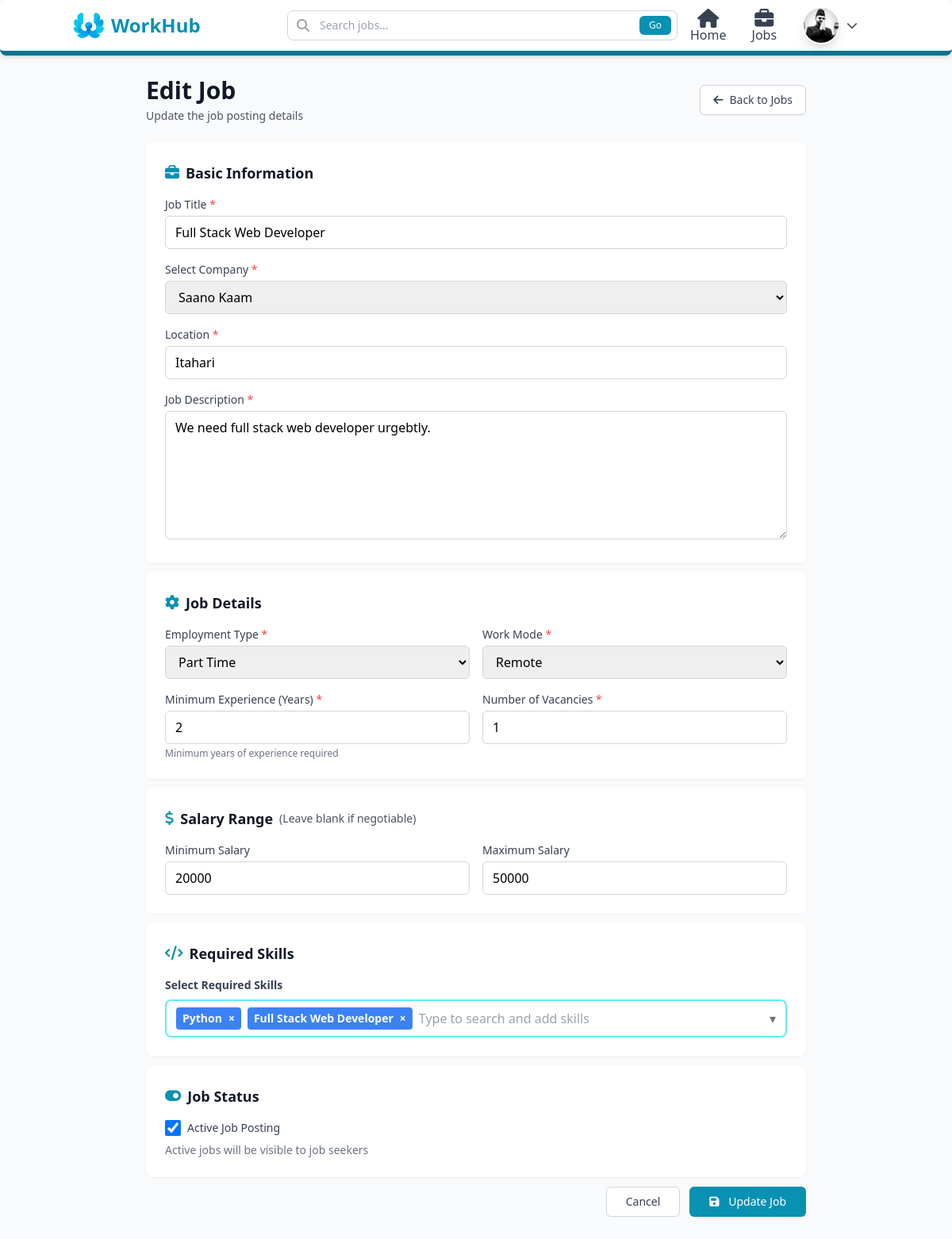
Screenshot of /jobs/1/edit/ (signed in) with the database file from the repository.
### users/models.py (models this page shows, shortened)
class Profile(models.Model):
    def generateImagePath(instance, filename):
        return f"users/{instance.user.username}/{filename}"
    class RoleOptions(models.TextChoices):
        Admin = "Admin", "Admin"
        JobSeeker = "Job Seeker", "Job Seeker"
        Recruiter = "Recruiter", "Recruiter"
    class GenderOptions(models.TextChoices):
        Male = "Male", "Male"
        Female = "Female", "Female"
        Others = "Others", "Others"
    class JobTypeOptions(models.TextChoices):
        FullTime = "Full Time", "Full Time"
        PartTime = "Part Time", "Part Time"
        Contract = "Contract", "Contract"
        Intern = "Internship", "Internship"
    class WorkModeOptions(models.TextChoices):
        OnSite = "On-site", "On-site"
        Remote = "Remote", "Remote"
        Hybrid = "Hybrid", "Hybrid"
    user = models.OneToOneField(User, on_delete=models.CASCADE)
    position = models.CharField(max_length=100, blank=True)
    summary = models.TextField(blank=True)
    address = models.CharField(max_length=50)
    phone = models.CharField( max_length=10)
    nationality = models.CharField( max_length=15, default="Nepal")
    gender = models.CharField( choices=GenderOptions, default=GenderOptions.Male, max_length=6 )
    profile_image = models.ImageField( blank=True, null=True, upload_to=generateImagePath, default="users/default_user.png" )
    dob = models.DateField(blank=True, null=True)
    role = models.CharField(max_length=10, choices=RoleOptions, default=RoleOptions.JobSeeker)
    skills = models.ManyToManyField(Skill, blank=True, related_name="profiles")
    preferred_location = models.CharField(max_length=100, blank=True)
    preferred_job_type = models.CharField(max_length=50, choices=JobTypeOptions, blank=True)
    preferred_work_mode = models.CharField(max_length=20, choices=WorkModeOptions, blank=True)
    created_at = models.DateTimeField(auto_now_add=True)
    def completion_percentage(self):
        checks = [
            bool(self.position),
            bool(self.summary),
            bool(self.address),
            bool(self.phone),
            bool(self.dob),
            bool(self.profile_image),
            self.skills.exists(),
            self.educations.exists(),
            self.experiences.exists(),
            self.projects.exists(),
            bool(self.preferred_location),
            bool(self.preferred_job_type),
            bool(self.preferred_work_mode),
        ]
        completed = sum(checks)
        total = len(checks)
        return int((completed / total) * 100)

### jobs/models.py (models this page shows, shortened)
class Job(models.Model):
    class EMPLOYMENT_TYPE_CHOICES (models.TextChoices):
        FullTime = "Full Time", "Full Time"
        PartTime = "Part Time", "Part Time"
        Contract = "Contract", "Contract"
        Intern = "Internship", "Internship"
    class WORK_MODE_CHOICES (models.TextChoices):
        OnSite = "On-site", "On-site"
        Remote = "Remote", "Remote"
        Hybrid = "Hybrid", "Hybrid"
    title = models.CharField(max_length=150)
    description = models.TextField()
    company = models.ForeignKey(Company, on_delete=models.CASCADE, related_name="jobs")
    location = models.CharField(max_length=150)
    recruiter = models.ForeignKey(User, on_delete=models.CASCADE, related_name="jobs_recruited")
    employment_type = models.CharField(max_length=20, choices=EMPLOYMENT_TYPE_CHOICES, default=EMPLOYMENT_TYPE_CHOICES.FullTime )
    work_mode = models.CharField( max_length=20, choices=WORK_MODE_CHOICES , default=WORK_MODE_CHOICES.OnSite )
    min_experience = models.PositiveIntegerField( help_text="Minimum experience required (in years)"  )
    vacancies = models.PositiveIntegerField( default=1 )
    salary_min = models.PositiveIntegerField( null=True, blank=True )
    salary_max = models.PositiveIntegerField( null=True, blank=True )
    skills = models.ManyToManyField( Skill,  related_name="jobs", blank=True )
    is_active = models.BooleanField(default=True)
    created_at = models.DateTimeField(auto_now_add=True)
    updated_at = models.DateTimeField(auto_now=True)

### jobs/views.py (the view)
# urls.py: path("<int:pk>/edit/", job_update, name="job_update"),
@login_required(login_url='/user/login')
def job_update(request, pk):
    job = get_object_or_404(Job, pk=pk, recruiter=request.user)
    if request.method == "POST":
        form = JobForm(request.POST, instance=job, user = request.user)
        skills_str = request.POST.get("skills", "")
        skills_ids = [int(x) for x in skills_str.split(",") if x.isdigit()]
        if form.is_valid():
            form.save()
            if skills_ids:
                job.skills.set(Skill.objects.filter(id__in=skills_ids))
            messages.success(request, "Job updated successfully.")
            return redirect("/jobs")
    else:
        form = JobForm(instance=job, user=request.user)
    skills_ids_str = ','.join(str(s.id) for s in job.skills.all())
    skills = Skill.objects.filter(is_active=True).values("id", "name")
    return render(request, "pages/jobs/edit_job.html", {"form": form, "job": job, "skills_ids_str": skills_ids_str, "skills": list(skills)})

### companies/models.py (called while the page is built)
    def __str__(self):
        return self.name

### templates/pages/jobs/edit_job.html (shortened to what this page needs)
{% extends 'layouts/main.html' %}
{% block content %}
<div class="min-h-screen bg-gray-50 py-8">
  <div class="max-w-4xl mx-auto px-4 sm:px-6 lg:px-8">
    <div class="mb-6">
      <div class="flex items-center justify-between">
        <div>
          <h1 class="text-3xl font-bold text-gray-900">Edit Job</h1>
          <p class="mt-1 text-sm text-gray-600">Update the job posting details</p>
        </div>
        <a href="/jobs" class="inline-flex items-center px-4 py-2 border border-gray-300 rounded-md shadow-sm text-sm font-medium text-gray-700 bg-white hover:bg-gray-50">
          <i class="fas fa-arrow-left mr-2"></i>
          Back to Jobs
        </a>
      </div>
    </div>
    <form method="POST" class="space-y-3">
      <div class="bg-white rounded-lg shadow-sm p-6">
        <h2 class="text-lg font-semibold text-gray-900 mb-4 flex items-center">
          <i class="fas fa-briefcase mr-2 text-cyan-600"></i>
          Basic Information
        </h2>
        <div class="space-y-4">
          <div>
            <label for="{{ form.title.id_for_label }}" class="block text-sm font-medium text-gray-700 mb-1">
              {{ form.title.label }}
              {% if form.title.field.required %}<span class="text-red-500">*</span>{% endif %}
            </label>
            {{ form.title }}
          </div>
          <div>
            <label for="{{ form.company.id_for_label }}" class="block text-sm font-medium text-gray-700 mb-1">
              {{ form.company.label }}
              {% if form.company.field.required %}<span class="text-red-500">*</span>{% endif %}
            </label>
            {{ form.company }}
          </div>
          <div>
            <label for="{{ form.location.id_for_label }}" class="block text-sm font-medium text-gray-700 mb-1">
              {{ form.location.label }}
              {% if form.location.field.required %}<span class="text-red-500">*</span>{% endif %}
            </label>
            {{ form.location }}
          </div>
          <div>
            <label for="{{ form.description.id_for_label }}" class="block text-sm font-medium text-gray-700 mb-1">
              {{ form.description.label }}
              {% if form.description.field.required %}<span class="text-red-500">*</span>{% endif %}
            </label>
            {{ form.description }}
          </div>
        </div>
      </div>
      <div class="bg-white rounded-lg shadow-sm p-6">
        <h2 class="text-lg font-semibold text-gray-900 mb-4 flex items-center">
          <i class="fas fa-cog mr-2 text-cyan-600"></i>
          Job Details
        </h2>
        <div class="grid grid-cols-1 md:grid-cols-2 gap-4">
          <div>
            <label for="{{ form.employment_type.id_for_label }}" class="block text-sm font-medium text-gray-700 mb-1">
              {{ form.employment_type.label }}
              {% if form.employment_type.field.required %}<span class="text-red-500">*</span>{% endif %}
            </label>
            {{ form.employment_type }}
          </div>
          <div>
            <label for="{{ form.work_mode.id_for_label }}" class="block text-sm font-medium text-gray-700 mb-1">
              {{ form.work_mode.label }}
              {% if form.work_mode.field.required %}<span class="text-red-500">*</span>{% endif %}
            </label>
            {{ form.work_mode }}
          </div>
          <div>
            <label for="{{ form.min_experience.id_for_label }}" class="block text-sm font-medium text-gray-700 mb-1">
              {{ form.min_experience.label }}
              {% if form.min_experience.field.required %}<span class="text-red-500">*</span>{% endif %}
            </label>
            {{ form.min_experience }}
            {% if form.min_experience.help_text %}
            <p class="mt-1 text-xs text-gray-500">{{ form.min_experience.help_text }}</p>
            {% endif %}
          </div>
          <div>
            <label for="{{ form.vacancies.id_for_label }}" class="block text-sm font-medium text-gray-700 mb-1">
              {{ form.vacancies.label }}
              {% if form.vacancies.field.required %}<span class="text-red-500">*</span>{% endif %}
            </label>
            {{ form.vacancies }}
          </div>
        </div>
      </div>
      <div class="bg-white rounded-lg shadow-sm p-6">
        <h2 class="text-lg font-semibold text-gray-900 mb-4 flex items-center">
          <i class="fas fa-dollar-sign mr-2 text-cyan-600"></i>
          Salary Range
          <span class="text-sm font-normal text-gray-600 ml-2">(Leave blank if negotiable)</span>
        </h2>
        <div class="grid grid-cols-1 md:grid-cols-2 gap-4">
          <div>
            <label for="{{ form.salary_min.id_for_label }}" class="block text-sm font-medium text-gray-700 mb-1">
              {{ form.salary_min.label }}
            </label>
            {{ form.salary_min }}
          </div>
          <div>
            <label for="{{ form.salary_max.id_for_label }}" class="block text-sm font-medium text-gray-700 mb-1">
              {{ form.salary_max.label }}
            </label>
            {{ form.salary_max }}
          </div>
        </div>
      </div>
      <div class="bg-white rounded-lg shadow-sm p-6">
        <h2 class="text-lg font-semibold text-gray-900 mb-4 flex items-center">
          <i class="fas fa-code mr-2 text-cyan-600"></i>
          Required Skills
        </h2>
        <div>
          {% include 'components/skills_input.html' with container_id='skills-container' input_id='skills-input' hidden_id='skills-hidden' dropdown_id='skills-dropdown' suggestions_id='skills-suggestions' name='skills' label='Select Required Skills' placeholder='Type to search and add skills' skills=skills  value=skills_ids_str %}
        </div>
      </div>
      <div class="bg-white rounded-lg shadow-sm p-6">
        <h2 class="text-lg font-semibold text-gray-900 mb-4 flex items-center">
          <i class="fas fa-toggle-on mr-2 text-cyan-600"></i>
          Job Status
        </h2>
        <div class="flex items-center">
          <label class="flex items-center cursor-pointer">
            {{ form.is_active }}
            <span class="ml-2 text-sm text-gray-700">{{ form.is_active.label }}</span>
          </label>
        </div>
        {% if form.is_active.help_text %}
        <p class="mt-2 text-sm text-gray-500">{{ form.is_active.help_text }}</p>
        {% endif %}
      </div>
      <div class="flex justify-end gap-3">
        <a href="/jobs" class="px-6 py-2 border border-gray-300 rounded-md text-sm font-medium text-gray-700 bg-white hover:bg-gray-50 focus:outline-none focus:ring-2 focus:ring-offset-2 focus:ring-cyan-500">
          Cancel
        </a>
        <button type="submit" class="px-6 py-2 border border-transparent rounded-md shadow-sm text-sm font-medium text-white bg-cyan-600 hover:bg-cyan-700 focus:outline-none focus:ring-2 focus:ring-offset-2 focus:ring-cyan-500">
          <i class="fas fa-save mr-2"></i>
          Update Job
        </button>
      </div>
    </form>
  </div>
</div>
{% endblock %}

### templates/layouts/main.html (shortened to what this page needs)
<!DOCTYPE html>
<html lang="en">
  <head>
    <script src="https://cdn.tailwindcss.com"></script>
    <link rel="stylesheet" href="https://cdnjs.cloudflare.com/ajax/libs/font-awesome/6.5.0/css/all.min.css" />
  </head>
  <body class="bg-gray-50">
    <nav class="fixed w-full z-50 bg-white shadow-md border-b-[6px] border-cyan-700 rounded-lg no-print">
      <div class="mx-auto px-4 sm:px-6 lg:px-8 ml-[5%] mr-[5%]">
        <div class="grid grid-cols-4 space-x-4 items-center h-16">
          <a href="/" class="flex items-center gap-2">
            <img class="h-10 w-10" src="/media/system_image/logo1.png" alt="Logo" />
            <h1 class="hidden md:block text-2xl font-bold text-cyan-600">WorkHub</h1>
          </a>
          <div class="col-span-2 relative">
            <form method="GET" action="/jobs" class="flex items-center">
              <input type="text" name="search" placeholder="Search jobs..." value="{{ request.GET.search }}" class="w-[100%] pl-10 pr-4 py-2 border border-gray-300 rounded-lg focus:outline-none focus:ring-2 focus:ring-cyan-500 focus:border-transparent text-sm" />
              <i class="fas fa-search absolute left-3 top-1/2 -translate-y-1/2 text-gray-400"></i>
              <button type="submit" class="absolute right-2 top-1/2 -translate-y-1/2 px-3 py-1 bg-cyan-600 text-white text-xs rounded-md hover:bg-cyan-700 transition duration-300">Go</button>
            </form>
          </div>
          {% if request.user.is_authenticated %}
            <div class="hidden md:flex items-center space-x-8 ms-auto relative">
              <a href="/dashboard" class="mt-auto flex flex-col space-y-2 items-center text-gray-700 hover:text-cyan-600 transition duration-300">
                <i class="fa fa-xl fa-home"></i>
                <span class="">Home</span>
              </a>
              <a href="/jobs" class="mt-auto flex flex-col space-y-2 items-center text-gray-700 hover:text-cyan-600 transition duration-300">
                <i class="fa-solid fa-xl fa-briefcase"></i>
                <span class="">Jobs</span>
              </a>
              <div class="" id="profileDropdown">
                <button type="button" onclick="toggleDropdown()" class="flex items-center gap-2 focus:outline-none">
                  <img src="{{ request.user.profile.profile_image.url }}" alt="{{ user.username }}" class="w-12 h-12 rounded-full bg-gray-100 border-2 border-white shadow-lg object-cover hover:border-cyan-600 hover:scale-[1.05] transition duration-300 cursor-pointer" />
                  <i id="dropdownArrow" class="fas fa-chevron-down text-gray-600 text-sm transition-transform duration-300"></i>
                </button>
              </div>
            </div>
          {% endif %}
        </div>
      </div>
    </nav>
    <div class="flex flex-col pt-16 pb-4 min-h-[80vh]">
      {% block content %}
      {% endblock %}
    </div>
  </body>
</html>

### templates/layouts/main.html (style rules this page uses)
* { margin: 0; }

### rows the page displays
Job: title "Full Stack Web Developer", company "Saano Kaam", location "Itahari", description "We need full stack web developer urgebtly.", employment_type "Part Time", work_mode "Remote", min_experience "2", vacancies "1", salary_min "20000", salary_max "50000", is_active "☑"

### other values shown
{{ label }} "Select Required Skills"
